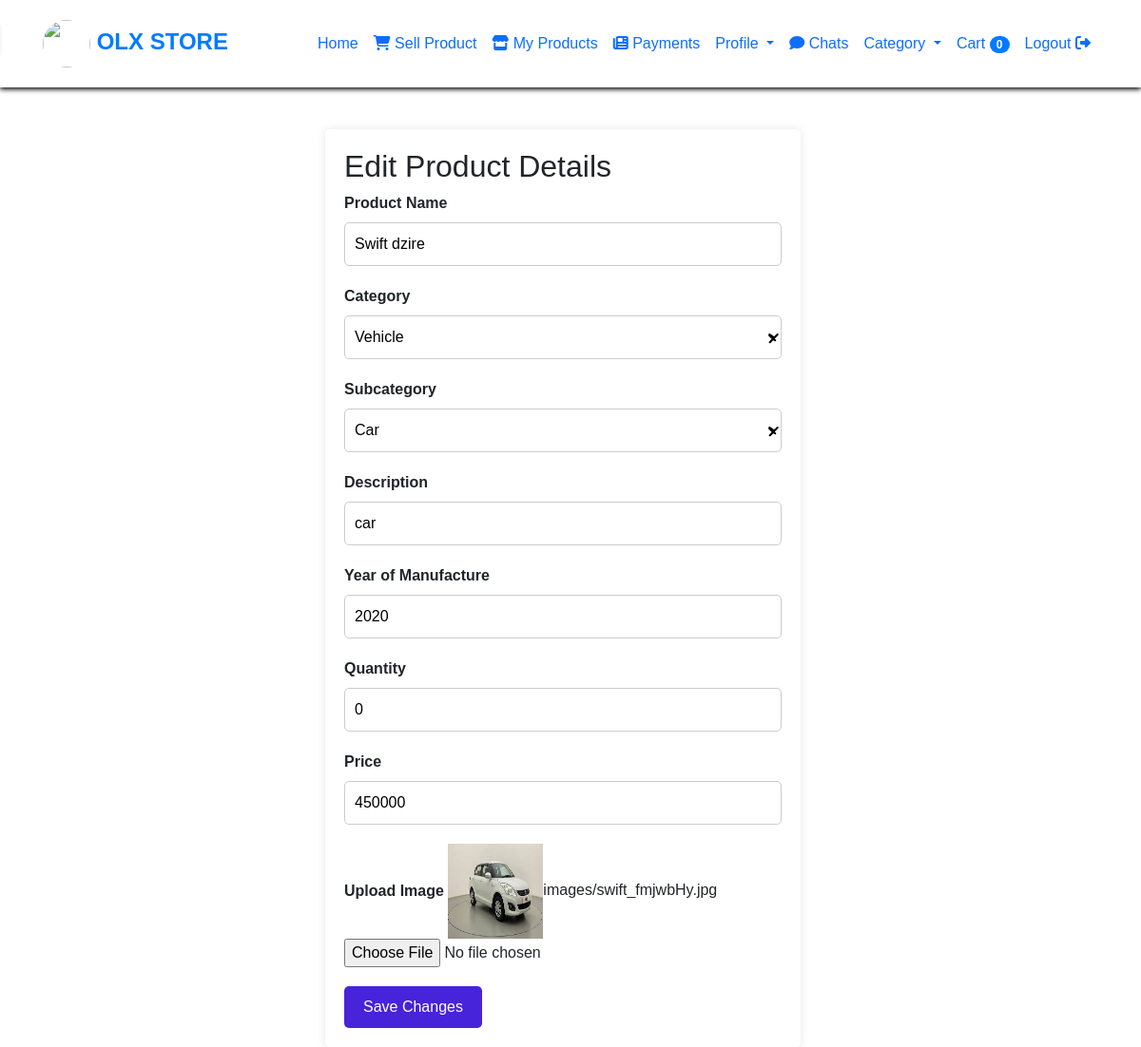
The app's page /edit_user_product/11 (signed in) with its own data.
### olx_management_app/models.py (models this page shows, shortened)
class Addproduct(models.Model):
    user = models.ForeignKey(User, on_delete=models.CASCADE, null=True)
    add=models.ForeignKey(Category,on_delete=models.CASCADE,null=True)
    subcategory = models.ForeignKey(SubCategory,on_delete=models.CASCADE,null=True)
    Product_name=models.CharField(max_length=255)
    description=models.CharField(max_length=255)
    year=models.IntegerField(null=True)
    qty=models.PositiveIntegerField(null=True, blank=True)
    price=models.IntegerField(null=True)
    image=models.ImageField(upload_to="images/",null=True)
    is_approved = models.BooleanField(default=False)

class Category(models.Model):
    cat_name=models.CharField(max_length=255)

class SubCategory(models.Model):
    sub_cat_name = models.CharField(max_length=255)
    cat_name = models.ForeignKey(Category, on_delete=models.CASCADE)

### olx_management_app/views.py (the view)
# urls.py: path('edit_user_product/<int:pk>', views.edit_user_product, name='edit_user_product'),
@login_required(login_url='index')
def edit_user_product(request, pk):
    Products = Addproduct.objects.get(id=pk)
    cat = Category.objects.all()
    current_user=request.user
    user_products = Addproduct.objects.filter(user=current_user,is_approved=True)
    user_chat_messages = ChatMessageData.objects.filter(is_seen=False).exclude(sender=request.user)
    cart_items = Cart.objects.filter(user=request.user).select_related('Product')
    example_category_dict = {}
    categories = Category.objects.all()
    for category in categories:
        subcategories = SubCategory.objects.filter(cat_name=category)
        subcategory_list = [sub.sub_cat_name for sub in subcategories]
        example_category_dict[category.cat_name] = subcategory_list
    return render(request, 'user_products_edit.html', {'cartitems': cart_items,'bk': Products, 'ca': cat, 'user_chat_messages':user_chat_messages,"example_category_dict":example_category_dict})

### templates/user_products_edit.html (shortened to what this page needs)
{% load static %}
<!DOCTYPE html>
<html>
<head>
    <link
            href="https://cdn.jsdelivr.net/npm/bootstrap@5.1.3/dist/css/bootstrap.min.css"
            rel="stylesheet"
    />
    <link
            href="https://cdn.jsdelivr.net/npm/boxicons@latest/css/boxicons.min.css"
            rel="stylesheet"
    />
    <link rel="stylesheet" href="https://cdn.jsdelivr.net/npm/bootstrap@4.6.2/dist/css/bootstrap.min.css">
    <link rel="stylesheet" href="https://cdnjs.cloudflare.com/ajax/libs/font-awesome/6.4.2/css/all.min.css"
/>
</head>
<body id="body-pd">
<nav class="navbar navbar-expand-lg">
    <div class="container">
        <a class="navbar-brand" href="#"><img src="{% static 'images/giphy.gif' %}" height="50px" width="50px"
                                              class="rounded-circle"> OLX STORE</a>
        <div class="collapse navbar-collapse" id="navbarNav">
            <ul class="navbar-nav ml-auto">
                <li class="nav-item active">
                    <a class="nav-link" href="{% url 'userhome' %}">Home</a>
                </li>
                <li class="nav-item active">
                    <a class="nav-link" href="{% url 'UserAddproducts' %}"> <i class="fa-solid fa-cart-shopping"></i>
                        Sell Product </a>
                </li>
                <li class="nav-item active">
                    <a class="nav-link" href="{% url 'show_user_products' %}"> <i class="fa-solid fa-store"></i>
                        My Products </a>
                </li>
                <li class="nav-item active">
                    <a class="nav-link" href="{% url 'show_user_payment_history' %}"> <i
                            class="fa-solid fa-newspaper"></i>
                        Payments </a>
                </li>
                <li class="nav-item dropdown">
                    <a class="nav-link dropdown-toggle" href="#" id="facilitiesDropdown" role="button"
                       data-toggle="dropdown" aria-haspopup="true" aria-expanded="false">
                        Profile
                    </a>
                </li>
                <li class="nav-item active">
                    <a class="nav-link" href="{% url 'show_requestedProduct' %}"> <i class="fas fa-comment"></i>
                        Chats </a>
                </li>
                <li class="nav-item dropdown">
                    <a class="nav-link dropdown-toggle" href="#" data-toggle="dropdown"> Category </a>
                </li>
                <li class="nav-item">
                    <a class="nav-link" href="{% url 'cart' %}">
                        Cart <span class="badge badge-pill badge-primary">{{ cartitems|length }}</span>
                    </a>
                </li>
                <li class="nav-item active">
                    <a class="nav-link" href="{% url 'logout1' %}">Logout <i class="fa-solid fa-right-from-bracket"></i></a>
                </li>
            </ul>
        </div>
    </div>
</nav>
<div class="container">
    <br><br><br>
    <div class="edit-form">
        <h2> Edit Product Details</h2>
        <form action="{% url 'edit_user_product_details' bk.id %}" method="post" enctype="multipart/form-data">
            <div class="form-group">
                <label for="ProductName">Product Name</label>
                <input type="text" id="ProductName" name="Productname" value="{{ bk.Product_name }}"
                       placeholder="Enter product name">
            </div>
            <div class="form-group">
                <label for="category">Category</label>
                <select id="category" name="category">
                    {% for c in ca %}
                    <option value="{{ c.id }}" {% if c.id == bk.add.id %}selected{% endif %}>{{ c.cat_name }}</option>
                    {% endfor %}
                </select>
            </div>
            <div class="form-group">
                <label for="subcategory">Subcategory</label>
                <select id="subcategory" name="subcategory">
                    {% for key, value in example_category_dict.items %}
                    {% if key == bk.add.cat_name %}
                    {% for subcat in value %}
                    <option value="{{ subcat }}" {% if subcat == bk.subcategory.sub_cat_name %}selected{% endif %}>{{ subcat }}</option>
                    {% endfor %}
                    {% endif %}
                    {% endfor %}
                </select>
            </div>
            <div class="form-group">
                <label for="description">Description</label>
                <input type="text" name="description" value="{{ bk.description }}"
                       placeholder="Enter product description">
            </div>
            <div class="form-group">
                <label for="yr">Year of Manufacture</label>
                <input type="number" id="yr" name="year" value="{{ bk.year }}" placeholder="Enter year">
            </div>
            <div class="form-group">
                <label for="qty">Quantity</label>
                <input type="number" id="qy" name="qty" value="{{ bk.qty }}" placeholder="Enter Quantity" min="0">
            </div>
            <div class="form-group">
                <label for="price">Price</label>
                <input type="number" id="price" value="{{ bk.price }}" name="price" placeholder="Enter price">
            </div>
            <div class="form-group">
                <label for="img">Upload Image</label>
                <img src="{{bk.image.url}}" alt="Product Image" width="100px" height="100px">{{bk.image}}
                <input type="file" name="img">
            </div>
            <button type="submit" class="btn btn-primary">Save Changes</button>
        </form>
    </div>
</div>
</body>
</html>

### templates/user_products_edit.html (style rules this page uses)
body { margin: 0; padding: 0; background-size: cover; background-position: center center; min-height: 100vh; font-family: Helvetica, Verdana, Roboto; }
.navbar { background: rgb(255, 255, 255); box-shadow: 0 2px 5px rgb(0, 0, 0); padding: 1rem; position: absolute; top: 0; width: 100%; z-index: 1; transition: background-color 0.3s ease-in-out; }
.navbar-brand { font-size: 1.5rem; font-weight: bold; }
.navbar-nav .nav-link { font-weight: 500; transition: color 0.3s ease-in-out; }
@media (min-width: 992px) { .navbar { position: fixed; } }
:root { --header-height: 3rem; --first-color: #4723d9; --first-color-light: #afa5d9; --white-color: #f7f6fb; --body-font: "Nunito", sans-serif; --normal-font-size: 1rem; --z-fixed: 100; }
body { position: relative; margin: var(--header-height) 0 0 0; padding: 0 1rem; font-family: var(--body-font); font-size: var(--normal-font-size); transition: 0.5s; }
a { text-decoration: none; }
.active { color: var(--white-color); }
.active::before { content: ""; position: absolute; left: 0; width: 2px; height: 32px; background-color: var(--white-color); }
@media screen and (min-width: 768px) { body { margin: calc(var(--header-height) + 1rem) 0 0 0; padding-left: calc(var(--nav-width) + 2rem); } }
.edit-form { background-color: #fff; padding: 20px; border-radius: 5px; box-shadow: 0 0 10px rgba(0, 0, 0, 0.1); max-width: 500px; margin: 0 auto; }
.form-group { margin-bottom: 20px; }
label { font-weight: bold; }
input[type="text"], input[type="number"], select { width: 100%; padding: 10px; border: 1px solid #ccc; border-radius: 5px; font-size: 16px; }
select { appearance: none; -webkit-appearance: none; -moz-appearance: none; background-size: 16px; }
button[type="submit"] { background-color: var(--first-color); color: white; padding: 10px 20px; border: none; border-radius: 5px; cursor: pointer; }

### records on screen
Addproduct: Productname "Swift dzire", category "Vehicle", description "car", year "2020", qty "0", price "450000", image (picture), image "images/swift_fmjwbHy.jpg"
SubCategory: subcategory "Car"

### other values on screen
{{ cartitems|length }} "0"
